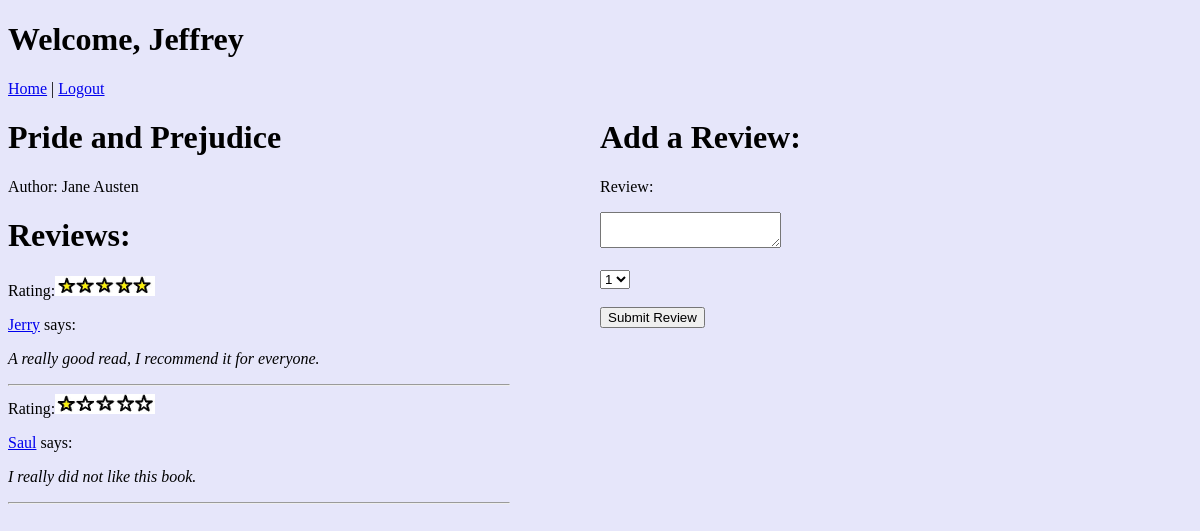
Page /books/18 (signed in) on the committed database.
### dojo_app/models.py (models this page shows)
class User(models.Model):
    first_name = models.CharField(max_length=255)
    alias = models.CharField(max_length=255)
    email = models.EmailField(max_length=255)
    password = models.CharField(max_length=255)
    updated_at = models.DateTimeField(auto_now=True)
    created_at = models.DateTimeField(auto_now_add = True)
    objects = UserManager()

class Book(models.Model):
    title = models.CharField(max_length= 255)
    author = models.CharField(max_length=255)
    created_at = models.DateTimeField(auto_now_add=True)
    updated_at = models.DateTimeField(auto_now=True)
    objects = BookManager()

class Review(models.Model):
    user = models.ForeignKey(User, related_name="reviews", on_delete = models.CASCADE)
    book = models.ForeignKey(Book, related_name="book_reviews", on_delete = models.CASCADE)
    review = models.TextField()
    rating = models.CharField(max_length=10)
    created_at = models.DateTimeField(auto_now_add = True)
    updated_at = models.DateTimeField(auto_now=True)
    objects = ReviewManager()

### dojo_app/views.py (the view)
# urls.py: path('books/<int:id>', views.new_review), #add parameter id
def new_review(request, id):
    if 'user_id' not in request.session:
        return redirect('/')
    this_user = User.objects.filter(id = request.session['user_id'])
    clicked_book = Book.objects.get(id=id)
    all_books = Book.objects.all()
    all_users= User.objects.all()
    context = {
        "current_user" : this_user[0], #grabs from session rather than database to prevent refreshing into login
        "all_users": all_users,
        "clicked_book": clicked_book,
        "all_books": all_books,
        }
    return render(request, "view_and_review.html", context)

### dojo_app/templates/view_and_review.html (shortened to what this page needs)
<!DOCTYPE html>
<html lang = "en">
<head>
    {% load static %}
    <link rel="stylesheet" href="{% static 'background-color.css' %}">
</head>
<body>
    {% load staticfiles %}
    <header id="add-header">
        <h1 id="welcome-add">Welcome, {{ current_user.first_name }}</h1>
        <a id = "" href="/books">Home</a> | <a id = "logout-add" href="/logout">Logout</a>
    </header>
    <div id="all-user-reviews-container">
        <div id="current-book-reviews">
            <h1>{{ clicked_book.title }}</h1>
            <p>Author: {{ clicked_book.author }}</p>
            <h1>Reviews:</h1>
            {% for book in all_books %}
                {% if book.title == clicked_book.title %}
                    {% for review in book.book_reviews.all %}
                            {% if review.rating == "5" %}
                                Rating:<img src="{% static 'five-stars.jpg' %}" alt="5-star" class="image">
                            {% elif review.rating == "4" %}
                                Rating:<img src="{% static 'four-stars.jpg' %}" alt="4-star" class="image">
                            {% elif review.rating == "3" %}
                                Rating:<img src="{% static 'three-stars.jpg' %}" alt="3-star" class="image">
                            {% elif review.rating == "2" %}
                                Rating:<img src="{% static 'two-stars.jpg' %}" alt="2-star" class="image">
                            {% elif review.rating == "1" %}
                                Rating:<img src="{% static 'one-star.jpg' %}" alt="1-star" class="image">
                            {% endif %}
                        <p><a href = "/users/{{ review.user.id }}">{{ review.user.first_name }}</a> says: </p>
                        <p class="italics">{{  review.review }} </p>
                        <hr>
                    {% endfor %}
                {% endif %}
            {% endfor %}
        </div>
        <div id="new-review">
            <h1>Add a Review:</h1>
            <form action="/check_new_review/{{ clicked_book.id }}" method='POST' id="add-form">
                <p id = "review">Review:</p>
                <textarea name="review"></textarea>
                <br><br>
                <select name= "rating">
                    <option value="1">1</option>
                </select>
                <br><br>
                <input type="submit" value="Submit Review" id = "button">
            </form>
        </div>
    </div>
    <br><br>
</body>
</html>

### dojo_app/static/background-color.css (style rules this page uses)
body { background-color: lavender; }
#all-user-reviews-container { display: flex; }
#current-book-reviews { flex: 1; }
#new-review { flex:1; }
hr { margin-left: 0px; padding-left: 0px; width: 500px; }
.italics { font-style: italic; }
.image { width: 100px; height: 20px; }

### rows in the picture
User: first_name "Jeffrey"
Book: title "Pride and Prejudice", author "Jane Austen"
Review: user.first_name "Jerry", review "A really good read, I recommend it for everyone."
Review: user.first_name "Saul", review "I really did not like this book."
